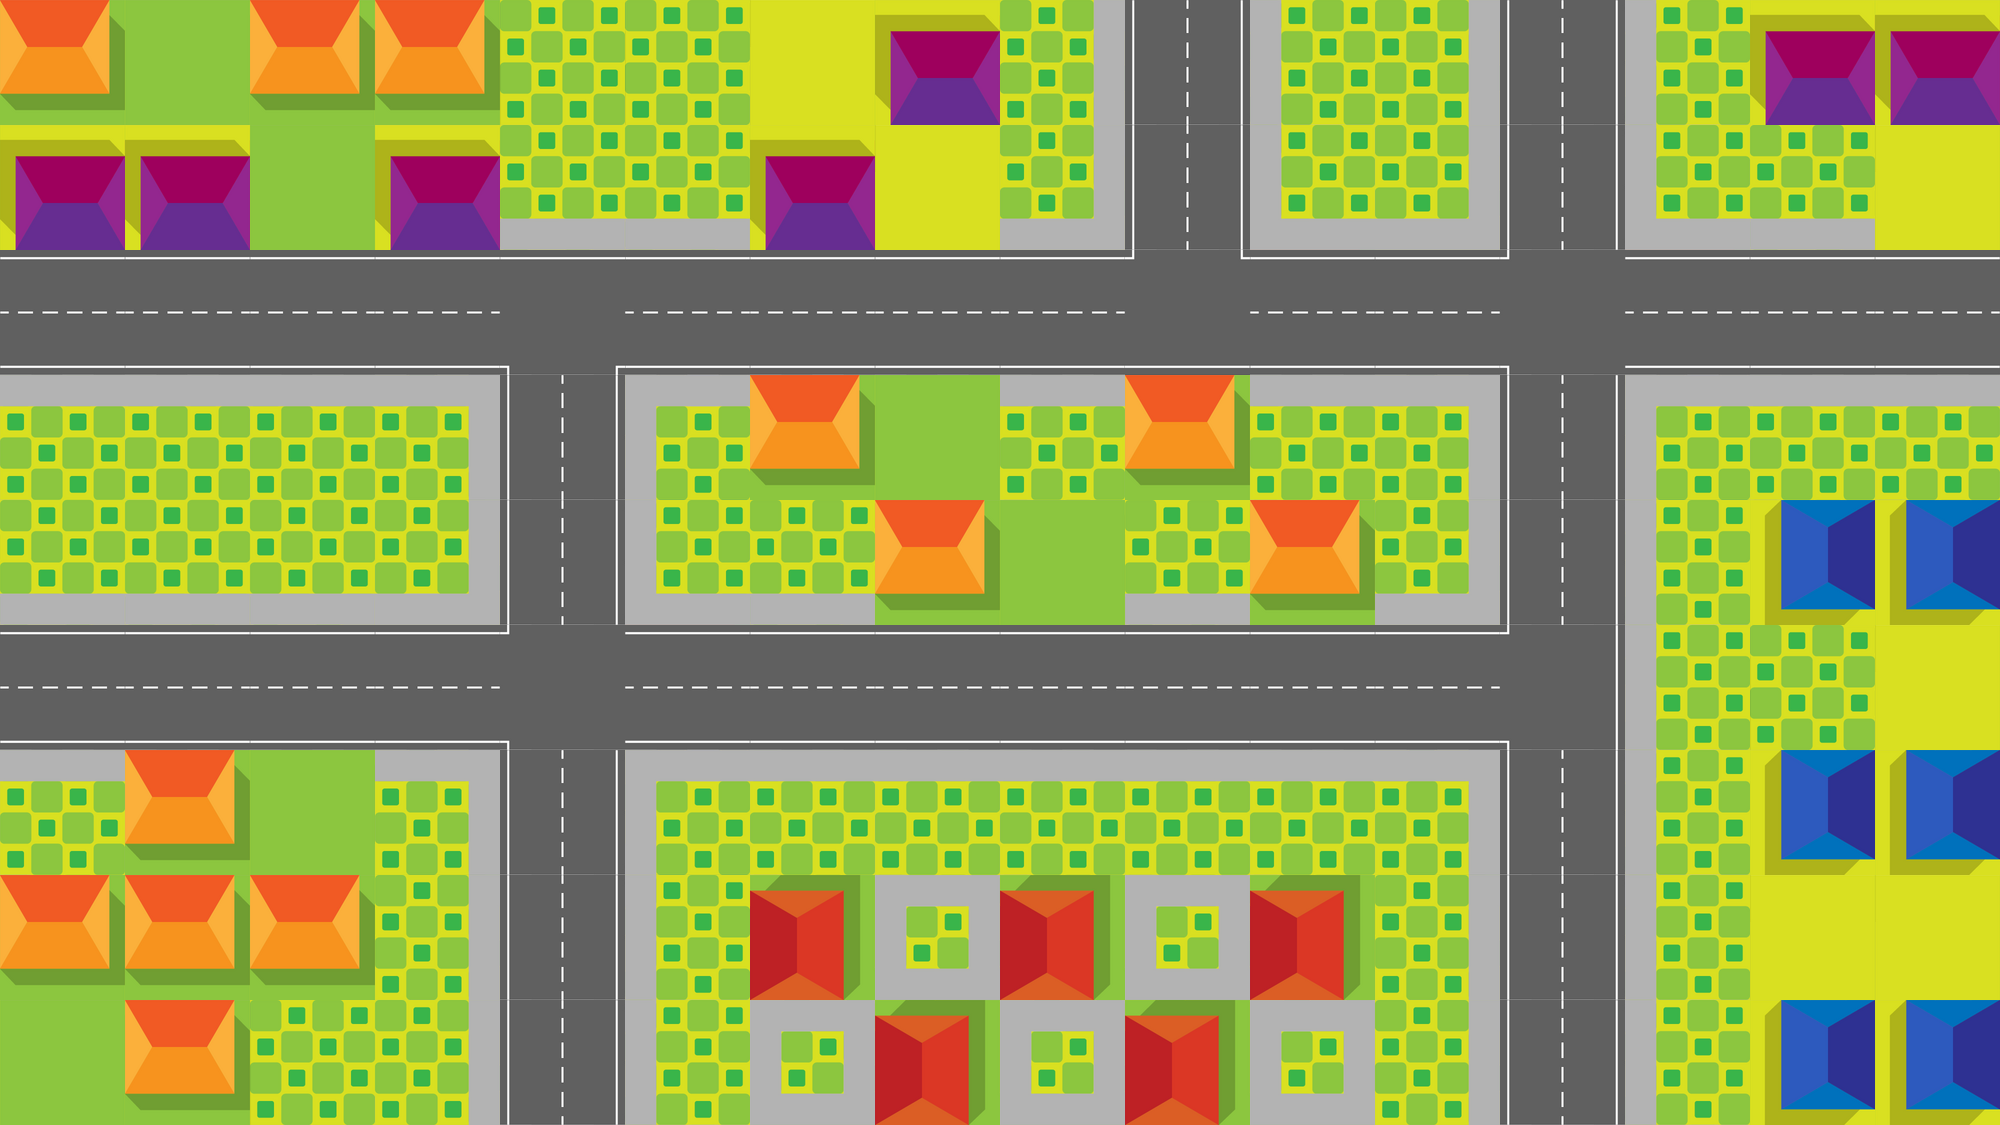

This game map was drawn from its Tiled (.tmx) file and the tilesets committed beside it. A one-line description and the trimmed map source follow:
An orthogonal 16x9 tile map with 125x125 px tiles, 1 tile layer (Livello tile 1) and 53 objects (24x path, 17x semaforo, 7x spawn, 3x incrocioA3, 2x incrocioA4).

<map version="1.4" tiledversion="1.4.1" orientation="orthogonal" renderorder="right-down" width="16" height="9" tilewidth="125" tileheight="125" infinite="0" nextlayerid="6" nextobjectid="58">
 <tileset firstgid="1" name="rsz_tiles_sheet" tilewidth="125" tileheight="125" tilecount="42" columns="7">
  <image source="../textures/rsz_tiles_sheet.png" width="875" height="750" />
 </tileset>
 <layer id="1" name="Livello tile 1" width="16" height="9">
  <data>[144 cells, 144 non-empty, 22 distinct tile ids]</data>
 </layer>
 <objectgroup id="2" name="Paths">
  <object id="1" name="path" type="path" x="0" y="714" width="500">
   <properties>
    <property name="direzione" value="RIGHT" />
    <property name="paths" value="14,3,19" />
   </properties>
  </object>
  <object id="2" name="path" type="path" x="0" y="659" width="500">
   <properties>
    <property name="direzione" value="LEFT" />
    <property name="paths" value="" />
   </properties>
  </object>
  <object id="3" name="path" type="path" x="625" y="714" width="875">
   <properties>
    <property name="direzione" value="RIGHT" />
    <property name="paths" value="22,23" />
   </properties>
  </object>
  <object id="4" name="path" type="path" x="625" y="659" width="875">
   <properties>
    <property name="direzione" value="LEFT" />
    <property name="paths" value="19,2,14" />
   </properties>
  </object>
  <object id="5" name="path" type="path" x="0" y="341" width="500">
   <properties>
    <property name="direzione" value="RIGHT" />
    <property name="paths" value="7,20" />
   </properties>
  </object>
  <object id="6" name="path" type="path" x="0" y="283" width="500">
   <properties>
    <property name="direzione" value="LEFT" />
    <property name="paths" value="" />
   </properties>
  </object>
  <object id="7" name="path" type="path" x="625" y="341" width="500">
   <properties>
    <property name="direzione" value="RIGHT" />
    <property name="paths" value="27,11" />
   </properties>
  </object>
  <object id="8" name="path" type="path" x="625" y="283" width="500">
   <properties>
    <property name="direzione" value="LEFT" />
    <property name="paths" value="20,6" />
   </properties>
  </object>
  <object id="9" name="path" type="path" x="1625" y="341" width="375">
   <properties>
    <property name="direzione" value="RIGHT" />
    <property name="paths" value="" />
   </properties>
  </object>
  <object id="10" name="path" type="path" x="1625" y="283" width="375">
   <properties>
    <property name="direzione" value="LEFT" />
    <property name="paths" value="25,12,24" />
   </properties>
  </object>
  <object id="11" name="path" type="path" x="1250" y="341" width="250">
   <properties>
    <property name="direzione" value="RIGHT" />
    <property name="paths" value="25,24,9" />
   </properties>
  </object>
  <object id="12" name="path" type="path" x="1250" y="283" width="250">
   <properties>
    <property name="direzione" value="LEFT" />
    <property name="paths" value="27,8" />
   </properties>
  </object>
  <object id="13" name="path" type="path" x="592" y="750" height="375">
   <properties>
    <property name="direzione" value="UP" />
    <property name="paths" value="3,19,2" />
   </properties>
  </object>
  <object id="14" name="path" type="path" x="535" y="750" height="375">
   <properties>
    <property name="direzione" value="DOWN" />
    <property name="paths" value="" />
   </properties>
  </object>
  <object id="19" name="path" type="path" x="592" y="375" height="250">
   <properties>
    <property name="direzione" value="UP" />
    <property name="paths" value="7,6" />
   </properties>
  </object>
  <object id="20" name="path" type="path" x="533.917" y="375" height="250">
   <properties>
    <property name="direzione" value="DOWN" />
    <property name="paths" value="2,14,3" />
   </properties>
  </object>
  <object id="21" name="path" type="path" x="1592" y="750" height="375">
   <properties>
    <property name="direzione" value="UP" />
    <property name="paths" value="4,23" />
   </properties>
  </object>
  <object id="22" name="path" type="path" x="1535" y="750" height="375">
   <properties>
    <property name="direzione" value="DOWN" />
    <property name="paths" value="" />
   </properties>
  </object>
  <object id="23" name="path" type="path" x="1592" y="375" height="250">
   <properties>
    <property name="direzione" value="UP" />
    <property name="paths" value="9,25,12" />
   </properties>
  </object>
  <object id="24" name="path" type="path" x="1535" y="375" height="250">
   <properties>
    <property name="direzione" value="DOWN" />
    <property name="paths" value="4,22" />
   </properties>
  </object>
  <object id="25" name="path" type="path" x="1593.04" y="0" height="250">
   <properties>
    <property name="direzione" value="UP" />
    <property name="paths" value="" />
   </properties>
  </object>
  <object id="26" name="path" type="path" x="1534.96" y="0" height="250">
   <properties>
    <property name="direzione" value="DOWN" />
    <property name="paths" value="12,24,9" />
   </properties>
  </object>
  <object id="27" name="path" type="path" x="1217.04" y="0" height="250">
   <properties>
    <property name="direzione" value="UP" />
    <property name="paths" value="" />
   </properties>
  </object>
  <object id="28" name="path" type="path" x="1158.96" y="0" height="250">
   <properties>
    <property name="direzione" value="DOWN" />
    <property name="paths" value="8,11" />
   </properties>
  </object>
  <object id="39" type="spawn" x="2000" y="283">
   <properties>
    <property name="direzione" value="LEFT" />
    <property name="tir" type="bool" value="true" />
   </properties>
   <point />
  </object>
  <object id="40" type="spawn" x="1592" y="1125">
   <properties>
    <property name="direzione" value="UP" />
    <property name="tir" type="bool" value="true" />
   </properties>
   <point />
  </object>
 </objectgroup>
 <objectgroup id="5" name="TrafficLights">
  <object id="41" type="semaforo" x="625" y="124" width="125" height="125">
   <properties>
    <property name="direzione" value="LEFT" />
    <property name="rotation" type="int" value="2" />
   </properties>
  </object>
  <object id="42" type="semaforo" x="375" y="375" width="125" height="125">
   <properties>
    <property name="direzione" value="RIGHT" />
    <property name="rotation" type="int" value="4" />
   </properties>
  </object>
  <object id="43" type="semaforo" x="625" y="375" width="125" height="125">
   <properties>
    <property name="direzione" value="UP" />
    <property name="rotation" type="int" value="3" />
   </properties>
  </object>
  <object id="44" type="semaforo" x="1000" y="125" width="125" height="125">
   <properties>
    <property name="direzione" value="DOWN" />
    <property name="rotation" type="int" value="1" />
   </properties>
  </object>
  <object id="45" type="semaforo" x="1250" y="125" width="125" height="125">
   <properties>
    <property name="direzione" value="LEFT" />
    <property name="rotation" type="int" value="2" />
   </properties>
  </object>
  <object id="46" type="semaforo" x="1000" y="375" width="125" height="125">
   <properties>
    <property name="direzione" value="RIGHT" />
    <property name="rotation" type="int" value="4" />
   </properties>
  </object>
  <object id="47" type="semaforo" x="1375" y="125.5" width="125" height="125">
   <properties>
    <property name="direzione" value="DOWN" />
    <property name="rotation" type="int" value="1" />
   </properties>
  </object>
  </objectgroup>
 <objectgroup id="3" name="Incroci">
  <!-- 10 objects omitted --></objectgroup>
 <objectgroup id="4" name="SpawnPoints">
  <!-- 5 objects omitted --></objectgroup>
</map>
<!-- 20 of 53 objects omitted -->
